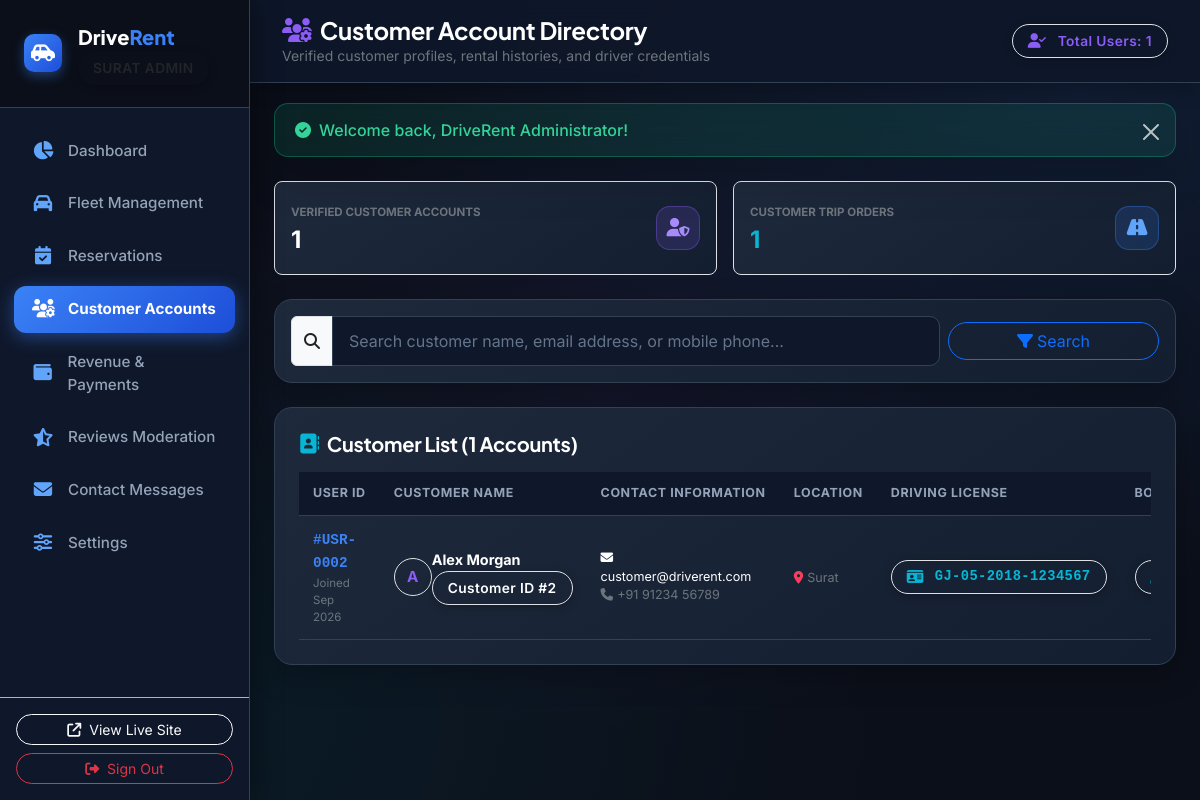
The page /admin/customers.php (signed in) on the database its author committed.
### tables this page shows
CREATE TABLE `users` (
  `id` INT AUTO_INCREMENT PRIMARY KEY,
  `name` VARCHAR(100) NOT NULL,
  `email` VARCHAR(100) NOT NULL UNIQUE,
  `phone` VARCHAR(20) NOT NULL,
  `password` VARCHAR(255) NOT NULL,
  `role` ENUM('customer', 'admin') DEFAULT 'customer',
  `profile_image` VARCHAR(255) DEFAULT 'default_avatar.png',
  `created_at` DATETIME DEFAULT CURRENT_TIMESTAMP
);

### admin/customers.php (the view, shortened to what this page needs)
<?php
include 'includes/header.php';
include 'includes/sidebar.php';
$search = isset($_GET['search']) ? sanitize($_GET['search']) : '';
$query = "SELECT u.*, p.city, p.driving_license, COUNT(b.id) as total_bookings, COALESCE(SUM(b.total_amount), 0) as total_spent
          FROM users u
          LEFT JOIN user_profiles p ON u.id = p.user_id
          LEFT JOIN bookings b ON u.id = b.user_id
          WHERE u.role = 'customer'";
$params = [];
$query .= " GROUP BY u.id ORDER BY u.id DESC";
try {
    $stmt = $pdo->prepare($query);
    $stmt->execute($params);
    $customers = $stmt->fetchAll();
    $total_cust_count = $pdo->query("SELECT COUNT(*) FROM users WHERE role = 'customer'")->fetchColumn();
    $total_cust_bookings = $pdo->query("SELECT COUNT(*) FROM bookings")->fetchColumn();
} catch (PDOException $e) {
    $customers = [];
    $total_cust_count = $total_cust_bookings = 0;
}
?>
<div class="admin-main-wrapper">
    <header class="admin-header d-flex align-items-center justify-content-between flex-wrap gap-3">
        <div class="d-flex align-items-center gap-3">
            <div>
                <h4 class="fw-bold mb-0 text-white d-flex align-items-center gap-2">
                    <i class="fas fa-users-gear text-purple"></i>
                    <span>Customer Account Directory</span>
                </h4>
                <span class="text-secondary small d-none d-sm-block">Verified customer profiles, rental histories, and driver credentials</span>
            </div>
        </div>
        <span class="badge bg-purple bg-opacity-20 text-purple border border-purple border-opacity-30 px-3 py-2 rounded-pill fw-bold">
            <i class="fas fa-user-check me-1"></i> Total Users: <?php echo $total_cust_count; ?>
        </span>
    </header>
    <div class="admin-container">
        <div class="row g-3 mb-4">
            <div class="col-sm-6">
                <div class="p-3 rounded-3 border border-slate-700 d-flex align-items-center justify-content-between" style="background: linear-gradient(145deg, #1E293B, #131E30);">
                    <div>
                        <span class="text-secondary small text-uppercase fw-bold" style="font-size: 0.72rem;">Verified Customer Accounts</span>
                        <div class="fs-4 fw-bold text-white"><?php echo $total_cust_count; ?></div>
                    </div>
                    <div class="stat-icon-wrapper stat-icon-purple" style="width: 44px; height: 44px; font-size: 1.15rem;">
                        <i class="fas fa-user-shield"></i>
                    </div>
                </div>
            </div>
            <div class="col-sm-6">
                <div class="p-3 rounded-3 border border-slate-700 d-flex align-items-center justify-content-between" style="background: linear-gradient(145deg, #1E293B, #131E30);">
                    <div>
                        <span class="text-secondary small text-uppercase fw-bold" style="font-size: 0.72rem;">Customer Trip Orders</span>
                        <div class="fs-4 fw-bold text-cyan"><?php echo $total_cust_bookings; ?></div>
                    </div>
                    <div class="stat-icon-wrapper stat-icon-blue" style="width: 44px; height: 44px; font-size: 1.15rem;">
                        <i class="fas fa-road"></i>
                    </div>
                </div>
            </div>
        </div>
        <div class="admin-table-card p-3 mb-4">
            <form action="<?php echo base_url('admin/customers.php'); ?>" method="GET" class="row g-2 align-items-center">
                <div class="col-md-9">
                    <div class="input-group">
                        <span class="input-group-text"><i class="fas fa-search"></i></span>
                        <input type="text" name="search" class="form-control" placeholder="Search customer name, email address, or mobile phone..." value="<?php echo htmlspecialchars($search); ?>">
                    </div>
                </div>
                <div class="col-md-3 d-flex gap-2">
                    <button type="submit" class="btn btn-outline-primary w-100 rounded-pill"><i class="fas fa-filter me-1"></i>Search</button>
                </div>
            </form>
        </div>
        <div class="admin-table-card p-4">
            <div class="d-flex align-items-center justify-content-between mb-3">
                <h5 class="fw-bold mb-0 text-white d-flex align-items-center gap-2">
                    <i class="fas fa-address-book text-cyan"></i>
                    <span>Customer List (<?php echo count($customers); ?> Accounts)</span>
                </h5>
            </div>
            <div class="table-responsive">
                <table class="table table-dark-custom align-middle">
                    <thead>
                        <tr>
                            <th>User ID</th>
                            <th>Customer Name</th>
                            <th>Contact Information</th>
                            <th>Location</th>
                            <th>Driving License</th>
                            <th>Bookings Made</th>
                        </tr>
                    </thead>
                    <tbody>
                        <?php if (empty($customers)): ?>
                            <tr>
                                <td colspan="7" class="text-center py-5 text-secondary">
                                    <i class="fas fa-users-slash fa-3x mb-3 opacity-30"></i>
                                    <div>No customer accounts match your search query.</div>
                                </td>
                            </tr>
                        <?php else: ?>
                            <?php foreach ($customers as $c): ?>
                                <tr>
                                    <td>
                                        <span class="fw-bold text-accent font-monospace">#USR-<?php echo str_pad($c['id'], 4, '0', STR_PAD_LEFT); ?></span>
                                        <div class="text-secondary small" style="font-size: 0.72rem;">Joined <?php echo date('M Y', strtotime($c['created_at'])); ?></div>
                                    </td>
                                    <td>
                                        <div class="d-flex align-items-center gap-2.5">
                                            <div class="rounded-circle bg-purple bg-opacity-20 border border-purple border-opacity-30 d-flex align-items-center justify-content-center text-purple fw-bold" style="width: 38px; height: 38px; font-size: 0.95rem;">
                                                <?php echo strtoupper(substr($c['name'], 0, 1)); ?>
                                            </div>
                                             <div>
                                                 <strong class="text-white d-block"><?php echo htmlspecialchars($c['name']); ?></strong>
                                                 <span class="badge bg-slate-800 text-slate-300 border border-slate-700 px-2 py-0.5" style="font-size: 0.80rem;">Customer ID #<?php echo $c['id']; ?></span>
                                             </div>
                                         </div>
                                     </td>
                                     <td>
                                         <div class="text-white small">
                                             <i class="fas fa-envelope text-slate-400 me-1"></i><?php echo htmlspecialchars($c['email']); ?>
                                         </div>
                                         <div class="text-secondary small mt-0.5">
                                             <i class="fas fa-phone text-slate-400 me-1"></i><?php echo htmlspecialchars($c['phone']); ?>
                                         </div>
                                     </td>
                                     <td>
                                         <span class="small text-secondary">
                                             <i class="fas fa-location-dot text-rose me-1"></i><?php echo !empty($c['city']) ? htmlspecialchars($c['city']) : 'Surat'; ?>
                                         </span>
                                     </td>
                                     <td>
                                         <?php if (!empty($c['driving_license'])): ?>
                                             <span class="badge rounded-pill bg-cyan bg-opacity-15 text-cyan border border-cyan border-opacity-30 px-3 py-1 font-monospace" style="font-size: 0.84rem; font-weight: 600;">
                                                 <i class="fas fa-id-card me-1"></i><?php echo htmlspecialchars($c['driving_license']); ?>
                                             </span>
                                         <?php else: ?>
                                             <span class="text-secondary small" style="font-size: 0.82rem;">Pending Upload</span>
                                         <?php endif; ?>
                                     </td>
                                     <td>
                                         <span class="badge rounded-pill bg-slate-800 text-cyan border border-slate-700 px-3 py-1.5 fw-bold" style="font-size: 0.85rem;">
                                         </span>
                                     </td>
                                </tr>
                            <?php endforeach; ?>
                        <?php endif; ?>
                    </tbody>
                </table>
            </div>
        </div>
    </div>
</div>
<?php include 'includes/footer.php'; ?>

### assets/css/admin.css (style rules this page uses)
:root { --admin-sidebar-width: 250px; --admin-bg: #0B0F19; --admin-card-bg: #1E293B; --admin-card-header-bg: #0F172A; --admin-border: #334155; --admin-border-subtle: #1E293B; --admin-text-main: #F8FAFC; --admin-text-muted: #94A3B8; --admin-text-dim: #64748B; --admin-accent: #3B82F6; --admin-blue-glow: rgba(59, 130, 246, 0.25); --admin-cyan: #06B6D4; --admin-emerald: #10B981; --admin-amber: #F59E0B; --admin-purple: #8B5CF6; --admin-rose: #F43F5E; }
body.admin-body { background-color: var(--admin-bg); background-image: radial-gradient(at 90% 10%, rgba(59, 130, 246, 0.12) 0px, transparent 50%), radial-gradient(at 10% 90%, rgba(6, 182, 212, 0.08) 0px, transparent 50%), radial-gradient(at 50% 50%, rgba(139, 92, 246, 0.05) 0px, transparent 60%); background-attachment: fixed; color: var(--admin-text-main); font-family: 'Inter', -apple-system, BlinkMacSystemFont, sans-serif; min-height: 100vh; }
h1, h2, h3, h4, h5, h6, .admin-heading { font-family: 'Plus Jakarta Sans', 'Outfit', sans-serif; color: var(--admin-text-main) !important; letter-spacing: -0.3px; }
.admin-main-wrapper { margin-left: var(--admin-sidebar-width); min-height: 100vh; display: flex; flex-direction: column; transition: margin-left 0.3s ease; }
.admin-header { background-color: rgba(15, 23, 42, 0.92); backdrop-filter: blur(16px); -webkit-backdrop-filter: blur(16px); border-bottom: 1px solid var(--admin-border); padding: 16px 32px; position: sticky; top: 0; z-index: 1030; box-shadow: 0 4px 20px rgba(0, 0, 0, 0.25); }
.admin-header h4 { color: #FFFFFF !important; }
.admin-container { padding: 20px 24px; flex-grow: 1; }
.stat-icon-wrapper { width: 52px; height: 52px; border-radius: 14px; display: flex; align-items: center; justify-content: center; font-size: 1.4rem; flex-shrink: 0; margin-left: 12px; }
.stat-icon-blue { background: rgba(59, 130, 246, 0.16); color: #60A5FA; border: 1px solid rgba(59, 130, 246, 0.35); }
.stat-icon-purple { background: rgba(139, 92, 246, 0.16); color: #A78BFA; border: 1px solid rgba(139, 92, 246, 0.35); }
.admin-table-card, .admin-card { background: linear-gradient(145deg, #1E293B 0%, #131E30 100%); border: 1px solid var(--admin-border); border-radius: 18px; overflow: hidden; box-shadow: 0 10px 30px rgba(0, 0, 0, 0.25); color: var(--admin-text-main); }
.table-responsive { overflow-x: auto; -webkit-overflow-scrolling: touch; }
.table-dark-custom { color: var(--admin-text-main); margin: 0; width: 100%; }
.table-dark-custom th { background-color: #0F172A !important; color: #94A3B8 !important; font-weight: 700; font-size: 0.78rem; text-transform: uppercase; letter-spacing: 0.6px; padding: 12px 14px; border-bottom: 1px solid var(--admin-border) !important; white-space: nowrap; }
.table-dark-custom td { padding: 12px 14px; vertical-align: middle; border-bottom: 1px solid #334155 !important; background-color: transparent !important; font-size: 0.9rem; color: #F8FAFC !important; }
.admin-body .form-control, .admin-body .form-select { background-color: #0F172A !important; border: 1px solid var(--admin-border) !important; color: #FFFFFF !important; border-radius: 10px; padding: 12px 16px; }
.admin-body .form-control::placeholder { color: #64748B !important; }
.admin-body .badge, .badge-status { padding: 7px 15px !important; border-radius: 50px !important; font-size: 0.86rem !important; font-weight: 600 !important; letter-spacing: 0.4px !important; display: inline-flex !important; align-items: center !important; justify-content: center !important; gap: 7px !important; line-height: 1.35 !important; white-space: nowrap !important; box-shadow: 0 2px 8px rgba(0, 0, 0, 0.25) !important; transition: all 0.2s ease !important; }
.admin-body .badge i, .badge-status i { font-size: 0.92rem !important; }
.text-accent { color: var(--admin-accent) !important; }
.text-cyan { color: var(--admin-cyan) !important; }
.text-rose { color: var(--admin-rose) !important; }
.text-purple { color: var(--admin-purple) !important; }

### rows shown on the page
users: id "0002", created_at "Sep 2026", name "A", name "Alex Morgan", id "2", email "customer@driverent.com", phone "+91 91234 56789", city "Surat", driving_license "GJ-05-2018-1234567"

### other values the page prints
$total_cust_count "1"
$msg['text'] "Welcome back, DriveRent Administrator!"
$total_cust_bookings "1"
count($customers) "1"
